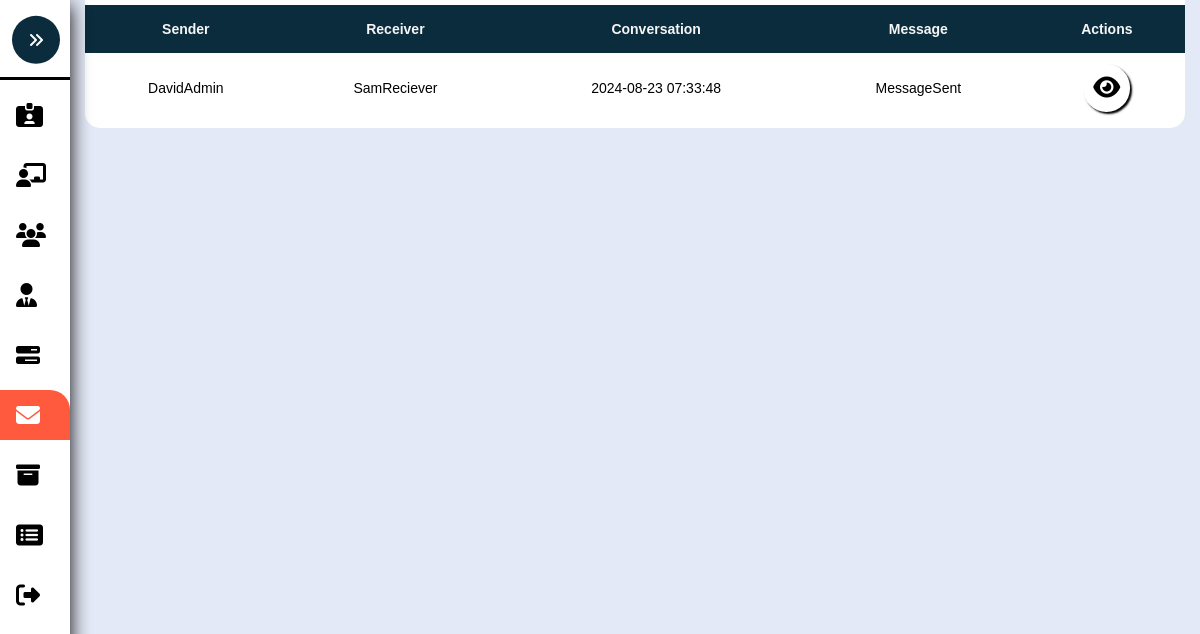
The page /Message.php on the database its author committed.
### tables this page shows
CREATE TABLE `message` (
  `MessageID` int(8) NOT NULL,
  `Sender` varchar(255) NOT NULL,
  `Receiver` varchar(255) NOT NULL,
  `Message` varchar(255) NOT NULL,
  `Date` timestamp NOT NULL DEFAULT current_timestamp(),
  `PendingID` int(8) NOT NULL
);

### Message.php (the view, shortened to what this page needs)
<?php
	include './Assets/Php/Connection.php';
?>
<!DOCTYPE html>
<html>
<head>
	<link rel="stylesheet" type="text/css" href="./Assets/Css/Admin.css?v=<?php echo time(); ?>">
</head>
<body>
	<nav class="sidebar close" id="sidebar">
		<header>
			<figure class="image-container">
			</figure>
			<button class="toggle">
				<i class="fa-solid fa-angles-right"></i>
			</button>
		</header>
		<div class="menu-bar">
			<div class="menu">
				<ul class="menu-links">
					<li class="nav-link">
						<a href="./Account.php" >
							<i class="fa-solid fa-id-card-clip"></i>
						</a>
					</li>
					<li class="nav-link">
						<a href="./Pending.php">
							<i class="fa-solid fa-chalkboard-user"></i>
						</a>
					</li>
					<li class="nav-link">
						<a href="./Users.php" class="dashboard-list-item " >
							<i class="fa-solid fa-users"></i>
						</a>
					</li>
					<li class="nav-link">
						<a href="./Management.php" class="dashboard-list-item ">
							<i class="fa-solid fa-user-tie"></i>
						</a>
					</li>
					<li class="nav-link">
						<a href="./Properties.php" class="dashboard-list-item ">
							<i class="fa-solid fa-bars-progress"></i>
						</a>
					</li>
					<li class="nav-link">
						<a href="Message.php" class="dashboard-list-item active">
							<i class="fa-solid fa-envelope"></i>
						</a>
					</li>
					<li class="nav-link">
						<a href="./Archieve.php" class="dashboard-list-item">
							<i class="fa-solid fa-box-archive"></i>
						</a>
					</li>
					<li class="nav-link">
						<a href="SoldProperties.php" class="dashboard-list-item">
							<i class="fa-solid fa-rectangle-list"></i>
						</a>
					</li>
					<li class="nav-link">
						<a href="./Assets/Php/Logout.php" class="dashboard-list-item">
							<i class="fa-solid fa-right-from-bracket"></i>
						</a>
					</li>
				</ul>
			</div>
		</div>
	</nav>
	<main class="main">
		<section class="Table-section" id="Table-Section">
			<div class="container">
				<table class="table" id="table">
					<tr>
						<th>Sender</th>
						<th>Receiver</th>
						<th>Conversation</th>
						<th>Message</th>
						<th class="action-center">Actions</th>
					</tr>
					<?php
						$sql = "SELECT * FROM message";
						$rs = mysqli_query($conn, $sql);
						if($rs){
							while ($row = mysqli_fetch_assoc($rs)) {
								$Sender = $row['Sender'];
								$Receiver = $row['Receiver'];
								$Date = $row['Date'];
								$Message = $row['Message'];
								echo "
								<tr>
									<td>".$Sender."</td>
									<td>".$Receiver."</td>
									<td>".$Date."</td>
									<td>".$Message."</td>
									<td class='td-action'>
										<a href='#'><i class='fa-solid fa-eye'></i></a>
									</td>
								</tr>
								";
							}
						}
					?>
				</table>
			</div>
		</section>
	</main>
</body>
</html>

### Assets/Css/Admin.css (style rules this page uses)
:root { --dark-jungle-green: hsl(188, 63%, 7%); --prussian-blue: hsl(200, 69%, 14%); --raisin-black-1: hsl(227, 29%, 13%); --raisin-black-2: hsl(229, 17%, 19%); --yellow-green: hsl(89, 72%, 85%); --orange-soda: hsl(9,100%, 62%); --cultured-1: hsl(0, 0%, 93%); --cultured-2:hsl(192, 24%, 96%); --misty-rose: hsl(210, 100%, 97%); --alice-blue: hsl(8, 100%, 97%); --seashell: hsl(8,100%, 97%); --cadet: hsl(0, 0%, 100%); --white: hsl(0,0%, 100%); --black:hsl(0,0%,0%); --opal: hsl(180, 20%, 62%); --head-foot-bg-amaresa: rgba(255, 255, 255, 0.66); --header-bg-amaresa-shadow:0 4px 30px rgba(0, 0, 0, 0.1); --footer-bg-amaresa-shadow:0 -4px 30px rgba(0, 0, 0, 0.1); --amaresa-box-shadow: 2px 2px 2px black; --amaresa-bg:#f0f0f0; --body-color: #E4E9F7; --sidebar-color: #FFF; --sidebar-text-color: #707070; --sidebar-toggle-color: #DDD; --ff-numito-sans:"Nunito Sans", sans-serif; --ff-poppins:"Poppins", sans-serif; --fs-1: 1.875rem; --fs-2: 1.5rem; --fs-3: 1.375rem; --fs-4: 1.125rem; --fs-5: 0.875rem; --fs-6: 0.813rem; --fs-7: 0.75rem; --fw-500: 500; --fw-600: 600; --fw-700: 700; --transition:0.25s ease; --section-spacing: 100px; --shadow-1: 0 5px 20px hsla(219, 56%, 21%, 0.1); --shadow-1: 0 16px 32px hsla(188, 63%, 63%, 0.1); }
*, *::before, *::after { padding: 0; margin: 0; box-sizing: border-box; }
li { list-style: none; }
a { text-decoration: none; }
a, img, span, button, i { display: block; }
button { border:none; outline: none; background: none; font: inherit; text-align: left; cursor: pointer; }
i { pointer-events: none; }
html { font-family: var(--ff-numito-sans); scroll-behavior: smooth; }
body { background: var(--body-color); overflow-x: hidden; }
.container { padding-inline:15px; }
button, a { transition: var(--transition); }
.sidebar { position: fixed; top: 0; left: 0; box-shadow: 2px 2px 15px var(--orange-soda); border-bottom-right-radius: 30px; width: 250px; height: 100vh; background: var(--sidebar-color); transition: .5s ease; z-index: 100; }
.sidebar.close { width: 70px; box-shadow: 0 5px 20px black; }
.sidebar.close .toggle { transform: translate(-50%,-40%); background: var(--prussian-blue); }
.sidebar figure { border-bottom: 3px solid black; position: relative; }
.sidebar header { position: relative; }
.sidebar header .toggle { position: absolute; top: 30%; right:-20%; cursor: pointer; padding: 1rem; background: var(--orange-soda); color: var(--white); border-radius: 100%; display: flex; justify-content: center; align-items: center; transform: rotate(180deg) translate(40%); }
.sidebar .nav-link a { height: 50px; margin-top: 10px; display: flex; justify-content: left; align-items: center; color: black; transition:var(--transition); }
.sidebar .nav-link i { margin-inline: 1rem; font-size: var(--fs-2); }
.sidebar .nav-link .active { color: white; background: var(--orange-soda); border-top-right-radius: 20px; }
.main { position: relative; height: 100vh; left: 250px; width: calc(100% - 250px); transition: .5s ease; }
.sidebar.close ~ .main { left: 70px; width: calc(100% - 70px); }
.Table-section { max-height: 99vh; overflow-x: hidden; position: relative; }
.td-action { position: relative; transition: .3s ease; display: flex; align-items: center; gap: 1rem; justify-content: space-evenly; }
.td-action a { font-size: var(--fs-2); padding: 10px; background: var(--white); box-shadow: var(--amaresa-box-shadow); border-radius: 26px; color: black; }

### rows shown on the page
message: Sender "DavidAdmin", Receiver "SamReciever", Date "2024-08-23 07:33:48", Message "MessageSent"
